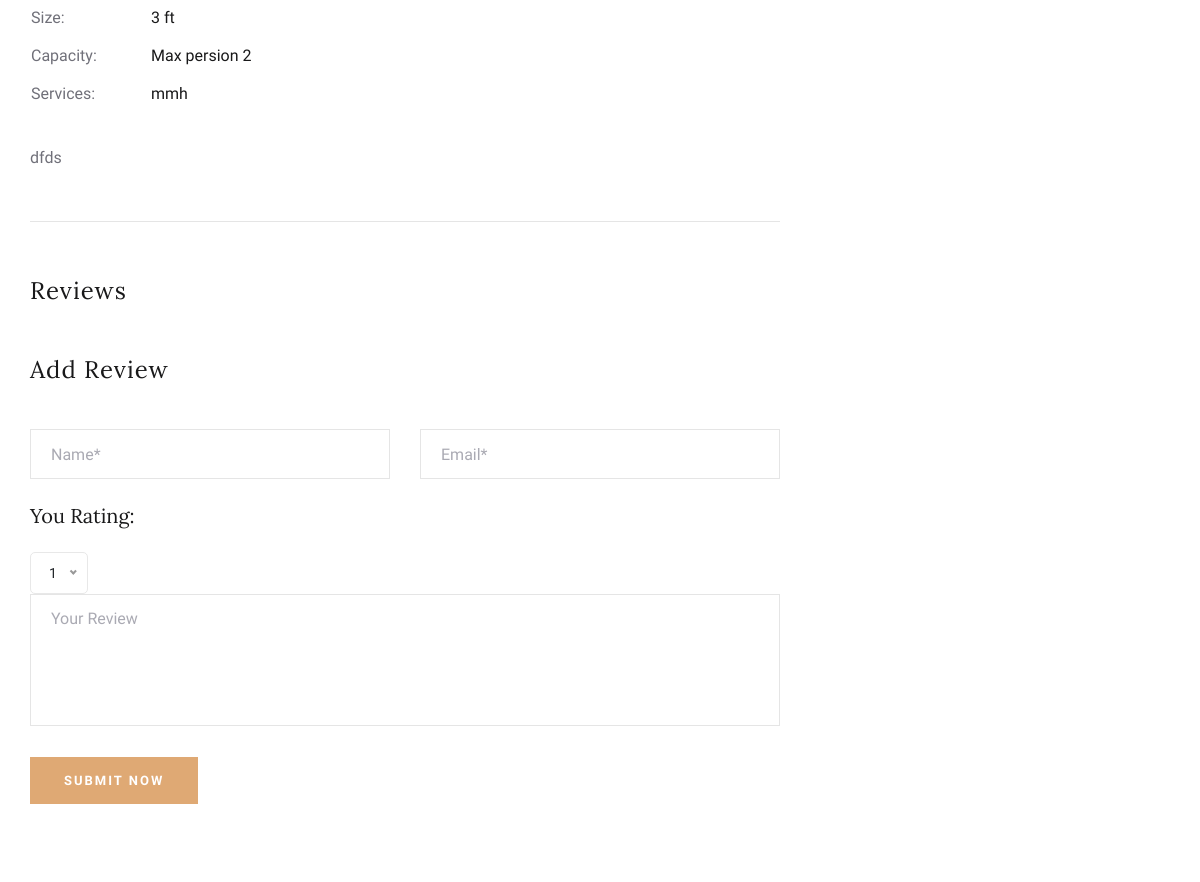
The page /room-details.php?slug=dsa (middle part) on the database as committed earlier.
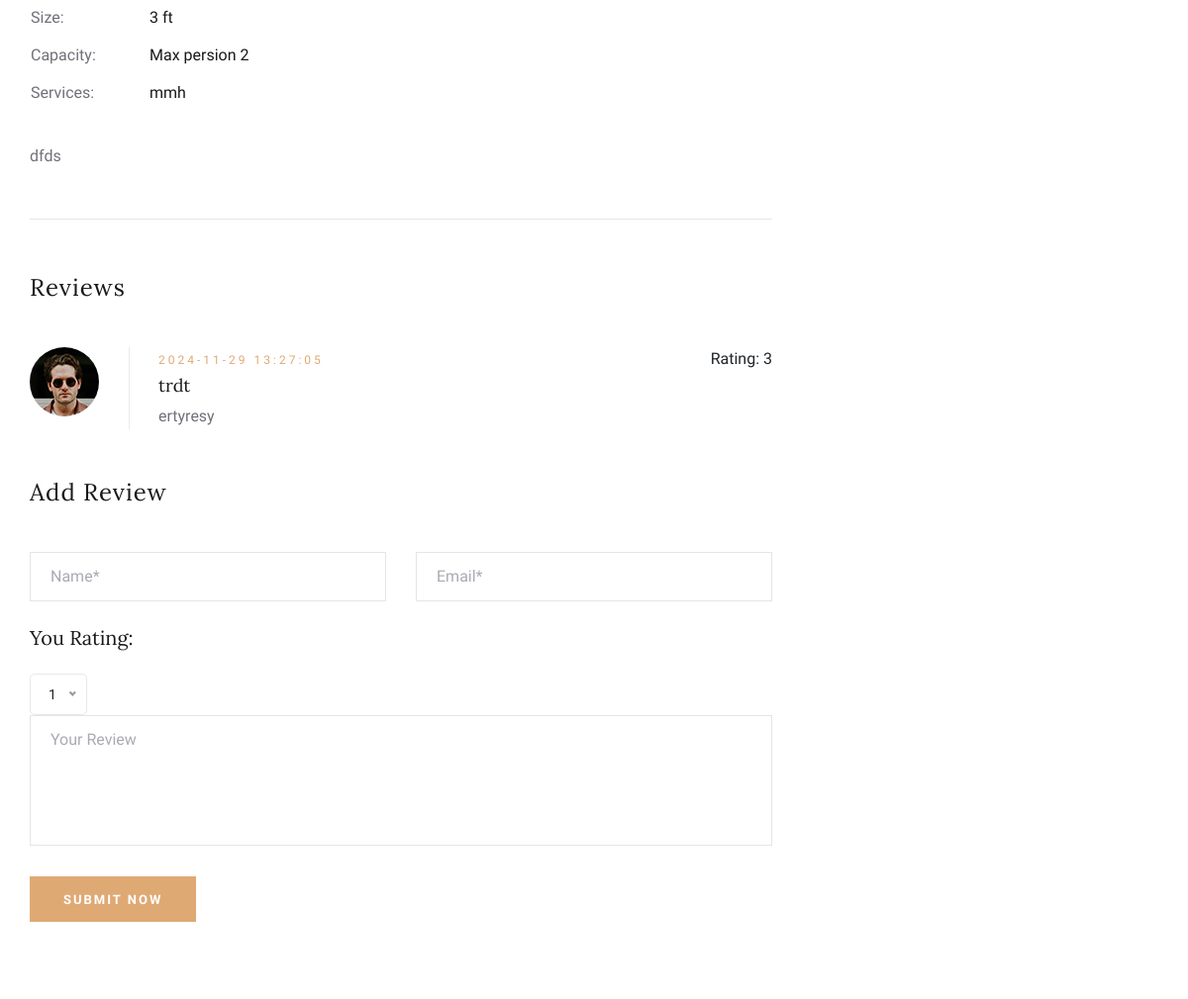
The same page on the database as committed later.
### tables this page shows
CREATE TABLE `reviews` (
  `id` int NOT NULL,
  `name` varchar(255) NOT NULL,
  `email` varchar(255) NOT NULL,
  `rating` smallint UNSIGNED NOT NULL,
  `review` text NOT NULL,
  `room_id` int NOT NULL,
  `is_moderated` tinyint(1) NOT NULL DEFAULT '0',
  `created_at` timestamp NOT NULL DEFAULT CURRENT_TIMESTAMP
);

### room-details.php (the view, shortened to what this page needs)
<?php
$pdo = require $_SERVER['DOCUMENT_ROOT'] . '/db.php';
$slug = $_GET['slug'];
$room = $pdo->query("SELECT
rooms.*,
GROUP_CONCAT(services.name SEPARATOR ', ') AS services_name
FROM room_service
JOIN rooms ON room_service.room_id = rooms.id
JOIN services ON room_service.service_id = services.id
WHERE rooms.slug = '$slug'
GROUP BY rooms.id")->fetch(PDO::FETCH_ASSOC);
$room_id = $room['id'];
$reviews = $pdo->query("SELECT * FROM reviews
         WHERE room_id = '$room_id' AND is_moderated IS TRUE")->fetchAll(PDO::FETCH_ASSOC);
?>
<!DOCTYPE html>
<html lang="zxx">
<head>
    <link rel="stylesheet" href="css/bootstrap.min.css" type="text/css">
    <link rel="stylesheet" href="css/font-awesome.min.css" type="text/css">
    <link rel="stylesheet" href="css/elegant-icons.css" type="text/css">
    <link rel="stylesheet" href="css/flaticon.css" type="text/css">
    <link rel="stylesheet" href="css/owl.carousel.min.css" type="text/css">
    <link rel="stylesheet" href="css/nice-select.css" type="text/css">
    <link rel="stylesheet" href="css/jquery-ui.min.css" type="text/css">
    <link rel="stylesheet" href="css/magnific-popup.css" type="text/css">
    <link rel="stylesheet" href="css/slicknav.min.css" type="text/css">
    <link rel="stylesheet" href="css/style.css" type="text/css">
</head>
<body>
<section class="room-details-section spad">
    <div class="container">
        <div class="row">
            <div class="col-lg-8">
                <div class="room-details-item">
                    <div class="rd-text">
                        <table>
                            <tbody>
                            <tr>
                                <td class="r-o">Size:</td>
                                <td><?= $room['size'] ?> ft</td>
                            </tr>
                            <tr>
                                <td class="r-o">Capacity:</td>
                                <td>Max persion <?= $room['max_people'] ?></td>
                            </tr>
                            <tr>
                                <td class="r-o">Services:</td>
                                <td><?= $room['services_name'] ?></td>
                            </tr>
                            </tbody>
                        </table>
                        <p><?= $room['description'] ?></p>
                    </div>
                </div>
                <div class="rd-reviews">
                    <h4>Reviews</h4>
                    <?php foreach ($reviews as $review): ?>
                        <div class="review-item">
                            <div class="ri-pic">
                                <img src="img/room/avatar/avatar-1.jpg" alt="">
                            </div>
                            <div class="ri-text">
                                <span><?= $review['created_at'] ?></span>
                                <div class="rating">
                                    <div>Rating: <?= $review['rating'] ?></div>
                                </div>
                                <h5><?= $review['name'] ?></h5>
                                <p><?= $review['review'] ?></p>
                            </div>
                        </div>
                    <?php endforeach; ?>
                </div>
                <div class="review-add">
                    <h4>Add Review</h4>
                    <form action="/add_review.php" method="post" class="ra-form">
                        <div class="row">
                            <div class="col-lg-6">
                                <input type="text" name="name" placeholder="Name*">
                            </div>
                            <div class="col-lg-6">
                                <input type="text" name="email" placeholder="Email*">
                            </div>
                            <div class="col-lg-12">
                                <div>
                                    <h5>You Rating:</h5>
                                </div>
                                <textarea name="review" placeholder="Your Review"></textarea>
                                <button type="submit">Submit Now</button>
                            </div>
                        </div>
                    </form>
                </div>
            </div>
            <div class="col-lg-4">
            </div>
        </div>
    </div>
</section>
</body>
</html>

Rows that differ between the two databases and show on the page:
added reviews: created_at "2024-11-29 13:27:05", rating "3", name "trdt", review "ertyresy"
